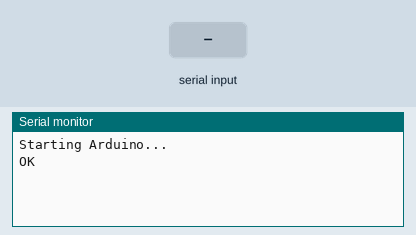
This sketch was run on a simulated Arduino Uno, built with avr-gcc and run on an emulated ATmega328P. Shown: the last lines printed to the serial monitor. The inputs (shaded band) are chosen by the test bench. The modem accepts every AT command (registered, SIM ready, sends succeed) and sends nothing else.

Above: at 2.2 s.
2.3 s: "1" received over the second serial link
At 5.0 s:
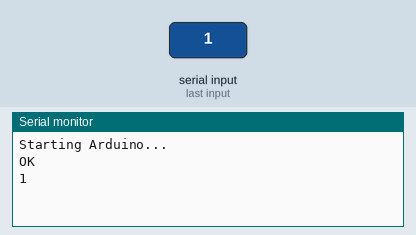
5.3 s: "0" received over the second serial link
At 7.1 s:
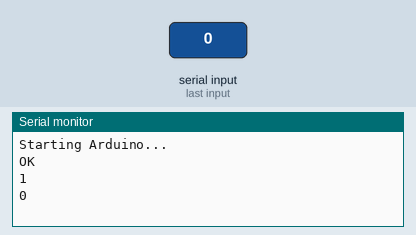

Measured:
- after the input at 2.3 s, the serial monitor: prints a new line after 1.7 s (image 1)
- after the input at 5.3 s, the serial monitor: prints a new line after 1.0 s (image 2)

The sketch:

Capstone_A9G_Test.ino
```cpp
#include <SoftwareSerial.h>
// #include <StreamDevice.h>

//Create software serial object to communicate with SIM800L
SoftwareSerial mySerial(2, 3); // SoftwareSerial(rxPin, txPin, inverse_logic)

void setup()
{
	//Begin serial communication with Arduino and Arduino IDE (Serial Monitor)
	Serial.begin(9600);

	//Begin serial communication with Arduino and SIM800L
	mySerial.begin(115200);
    delay(1000);

	Serial.println("Starting Arduino...");
    mySerial.println("AT+BAUD4");
    // mySerial.println("AT");

    // Serial.println("Sending AT command to GSM module...");
    // sendATCommand("AT");
    // sendATCommand("AT+CREG=1");
    // sendATCommand("AT+COPS=1,2,\"e-ideas\"");
    // delay(1000);
    // // sendATCommand("AT+CCLK ?");
    // // delay(1000);
    // sendATCommand("AT+CMGF=1");
    // delay(1000);
    // sendATCommand("AT+CMGS=\"+6596188396\"");
    // delay(1000);
    // sendATCommand("SinKiat test, tele me if you received this.");
    // delay(1000);

    // sendATCommand("AT+CREG?");
    // sendATCommand("AT+CSPN?");
    // delay(3000);
    // sendATCommand("AT+CGATT=1");
    // delay(3000);
    // sendATCommand("AT+CGDCONT=1,\"IP\",\"CMNET\"");
    // delay(3000);
    // sendATCommand("AT+CGACT=1,1");
    // delay(3000);
    // sendATCommand("AT+HTTPGET=\"https://www.dfrobot.com\"");
    // // AT+RST=1 - Software reset
    // // AT+RST=0 - Power Off
    // Serial.println("Command: AT+RST=1");
	// mySerial.println("AT+RST=1");
	// updateSerial(true);

    // // Get network query
    // Serial.println("Command: AT+CREG=1");
    // mySerial.println("AT+CREG=1");
    // updateSerial(true);
    // Serial.println("Command: At+LOCATION=1");
    // mySerial.println("At+LOCATION=1");
    // updateSerial(true);

    // // Get Time From Base Station
    // Serial.println("Command: AT+CCLK?");
    // mySerial.println("AT+CCLK?");
    // updateSerial(true);

    // // Send Message
    // Serial.println("Command: AT+CMGF=1");
    // mySerial.println("AT+CMGF=1");
    // updateSerial(true);
    // Serial.println("Command: AT+CMGS=\"96188396\"");
    // mySerial.println("AT+CMGS=\"96188396\"");
    // updateSerial(true);
    // mySerial.println("SinKiat test, tele me if you received this.");
    // updateSerial(true);

    // // Get HTTP
    // Serial.println("Command: AT+CGATT=1");
    // mySerial.println("AT+CGATT=1");
    // updateSerial(true);
    // Serial.println("Command: AT+CGDCONT=1,\"IP\",\"CMNET\"");
    // mySerial.println("AT+CGDCONT=1,\"IP\",\"CMNET\"");
    // updateSerial(true);
    // Serial.println("Command: AT+CGACT=1,1");
    // mySerial.println("AT+CGACT=1,1");
    // updateSerial(true);
    // Serial.println("Command: AT+HTTPGET=\"https://www.dfrobot.com\"");
    // mySerial.println("AT+HTTPGET=\"https://www.dfrobot.com\"");
    // updateSerial(true);
}

void loop()
{
    sendATCommand();
}

// void sendATCommand(const char* command) {
void sendATCommand()
{
    // mySerial.println(command);
    while (Serial.available())
    {
        mySerial.write(Serial.read());
        mySerial.flush();
        delay(1000);
    }
    while (mySerial.available())
    {
        String mSstring = mySerial.readString();
        Serial.println(mSstring);
        delay(1000);
    }
}
```
